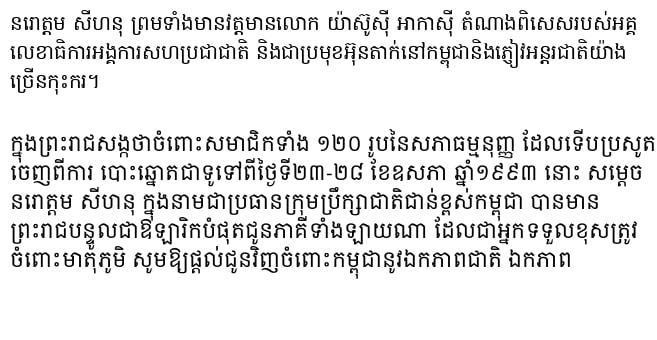
#> input picture backend/uploads/temp/1757061781580836500_photo_2025-08-28_13-14-42.jpg, 657 x 340 px
$ python -i ocr_utils.py   (imports and definitions only)
#> lines starting #> are read from the running program, lines starting #| are printed output that depends on the picture; after the words box and inside, x2 and y2 are one past the last pixel; in counts of white or black regions, pixels touching at a corner belong together
#> further down, picture is the input picture: PIL image 657x340 RGB; min 0, max 255, mean 229.7
import io, base64, re, numpy as np, cv2
from PIL import Image
import pytesseract
import os
from pathlib import Path
from dotenv import load_dotenv


# ---- Configure Tesseract ----
# Windows path (default installation location)
# pytesseract.pytesseract.tesseract_cmd = r"D:\Pytesseract\tesseract.exe"
# os.environ["TESSDATA_PREFIX"] = r"D:\Pytesseract\tessdata"

# Assuming this file is in root/ML/ml_v3_final/utils/
SCRIPT_DIR = Path(__file__).resolve().parent
ML_DIR = SCRIPT_DIR.parent.parent
dotenv_path = ML_DIR / ".env"
# [1 line not run here, left out]
# # ---- Configure Tesseract ----
TESSERACT_CMD = os.getenv("TESSERACT_CMD")
TESSERACT_TESSDATA_PREFIX = os.getenv("TESSERACT_TESSDATA_PREFIX")

# [5 lines not run here, left out]

pytesseract.pytesseract.tesseract_cmd = TESSERACT_CMD
# [1 line that did not run here, left out]


# ---- PreProcessing for OCR ----
'''This first function for cleaning image before sending to OCR engine
    1. Convert to Grayscale -> reduce noise from color channels
    2. Denoise image using Non-local Means Denoising --> smoothing background, sharpening text
    3. Apply Otsu's thresholding ---> to get binary image and make text more distinct in black/white
'''
def preprocess_for_ocr(pil_image):
    gray = np.array(pil_image.convert("L"))
    denoised = cv2.fastNlMeansDenoising(gray, h=10, templateWindowSize=7, searchWindowSize=21)
    _, thresh = cv2.threshold(denoised, 0, 255, cv2.THRESH_BINARY + cv2.THRESH_OTSU)
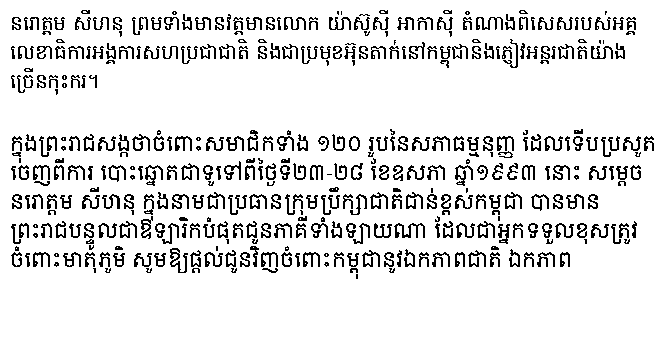
#> thresh: shape (340, 657); 88.6% white; black in thin lines or dots, all inside (x1, y1, x2, y2) = (11, 10, 654, 279)
    return Image.fromarray(thresh)

'''Processing User-defined Boxes : Align with Segmentation step in OCR Pipeline
    - Instead of sending whole image to OCR engine, we will crop each box
    and send to OCR engine based on the users drawing text box region on image
    - This helps to improve accuracy, reduce noise from irrelevant areas, and handle complex layouts like tables signs,..
'''
# [82 lines left out: function process_user_boxes, not called in this run]

>>> from PIL import Image
>>> picture = Image.open('../../../backend/uploads/temp/1757061781580836500_photo_2025-08-28_13-14-42.jpg')
>>> result = preprocess_for_ocr(picture)
